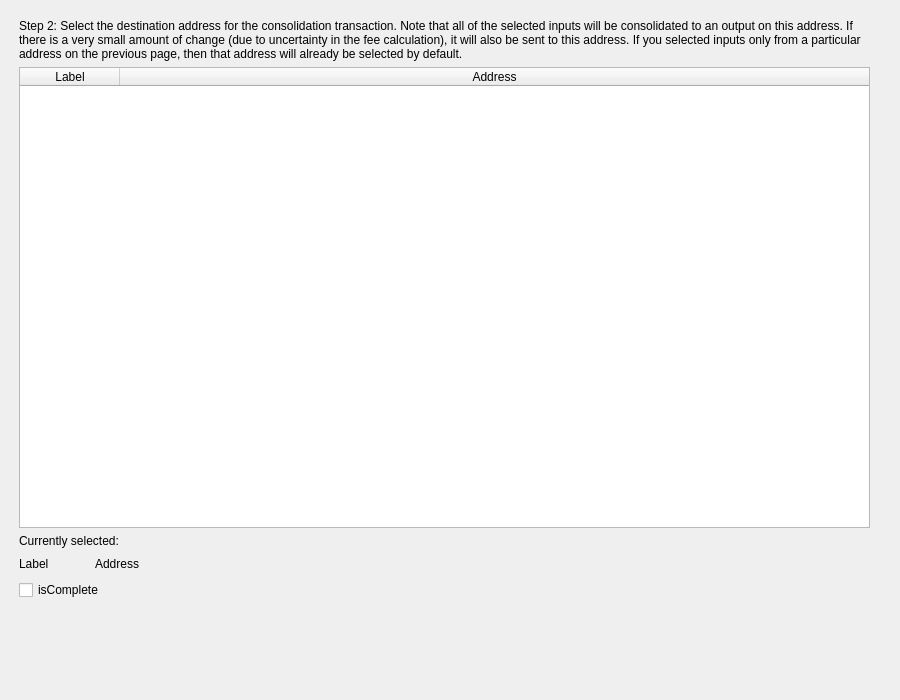
<?xml version="1.0" encoding="UTF-8"?>
<ui version="4.0">
 <class>ConsolidateUnspentWizardSelectDestinationPage</class>
 <widget class="QWizardPage" name="ConsolidateUnspentWizardSelectDestinationPage">
  <property name="geometry">
   <rect>
    <x>0</x>
    <y>0</y>
    <width>900</width>
    <height>700</height>
   </rect>
  </property>
  <property name="windowTitle">
   <string>WizardPage</string>
  </property>
  <widget class="QWidget" name="verticalLayoutWidget">
   <property name="geometry">
    <rect>
     <x>19</x>
     <y>19</y>
     <width>851</width>
     <height>581</height>
    </rect>
   </property>
   <layout class="QVBoxLayout" name="verticalLayout">
    <item>
     <widget class="QLabel" name="selectDestinationIntroLabel">
      <property name="text">
       <string>Step 2: Select the destination address for the consolidation transaction. Note that all of the selected inputs will be consolidated to an output on this address. If there is a very small amount of change (due to uncertainty in the fee calculation), it will also be sent to this address. If you selected inputs only from a particular address on the previous page, then that address will already be selected by default.</string>
      </property>
      <property name="wordWrap">
       <bool>true</bool>
      </property>
     </widget>
    </item>
    <item>
     <layout class="QHBoxLayout" name="horizontalLayout">
      <item>
       <widget class="QTableWidget" name="addressTableWidget">
        <property name="horizontalScrollBarPolicy">
         <enum>Qt::ScrollBarAsNeeded</enum>
        </property>
        <property name="sizeAdjustPolicy">
         <enum>QAbstractScrollArea::AdjustToContents</enum>
        </property>
        <property name="editTriggers">
         <set>QAbstractItemView::NoEditTriggers</set>
        </property>
        <property name="alternatingRowColors">
         <bool>true</bool>
        </property>
        <property name="horizontalScrollMode">
         <enum>QAbstractItemView::ScrollPerPixel</enum>
        </property>
        <attribute name="horizontalHeaderMinimumSectionSize">
         <number>90</number>
        </attribute>
        <attribute name="horizontalHeaderStretchLastSection">
         <bool>true</bool>
        </attribute>
        <attribute name="verticalHeaderVisible">
         <bool>false</bool>
        </attribute>
        <column>
         <property name="text">
          <string>Label</string>
         </property>
        </column>
        <column>
         <property name="text">
          <string>Address</string>
         </property>
        </column>
       </widget>
      </item>
     </layout>
    </item>
    <item>
     <layout class="QHBoxLayout" name="horizontalLayout_2">
      <item>
       <widget class="QLabel" name="selectedLabel">
        <property name="text">
         <string>Currently selected:</string>
        </property>
       </widget>
      </item>
     </layout>
    </item>
    <item>
     <layout class="QHBoxLayout" name="horizontalLayout_3" stretch="0,0,1">
      <item>
       <widget class="QLabel" name="selectedAddressLabel">
        <property name="text">
         <string>Label</string>
        </property>
       </widget>
      </item>
      <item>
       <spacer name="horizontalSpacer">
        <property name="orientation">
         <enum>Qt::Horizontal</enum>
        </property>
        <property name="sizeHint" stdset="0">
         <size>
          <width>40</width>
          <height>20</height>
         </size>
        </property>
       </spacer>
      </item>
      <item>
       <widget class="QLabel" name="selectedAddress">
        <property name="text">
         <string>Address</string>
        </property>
       </widget>
      </item>
     </layout>
    </item>
    <item>
     <widget class="QCheckBox" name="isCompleteCheckBox">
      <property name="text">
       <string>isComplete</string>
      </property>
     </widget>
    </item>
   </layout>
  </widget>
 </widget>
 <resources/>
 <connections/>
</ui>
